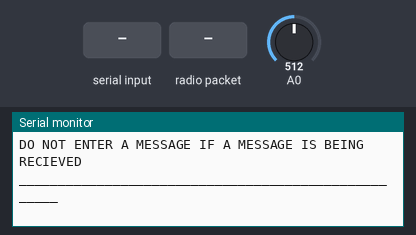
A sketch run on a simulated Arduino Mega 2560, built with avr-gcc and run on an emulated ATmega2560. Parts: the last lines printed to the serial monitor. The inputs (shaded band) are chosen by the test bench; at power-on: A0 = 512. Random numbers use the default seed unless the sketch sets one; no radio packets arrive unless stated.

Above: at 1.4 s.
1.5 s: "1" received over Serial
At 3.5 s:
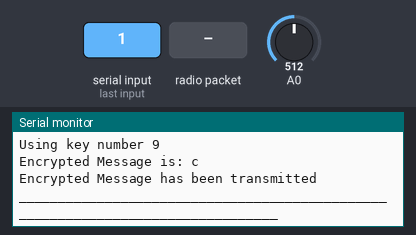
4.1 s: radio packet "1" arrives
At 4.21 s:
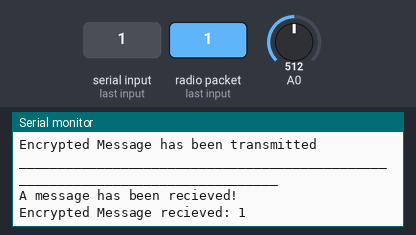
5.7 s: radio packet "0" arrives
At 6.5 s:
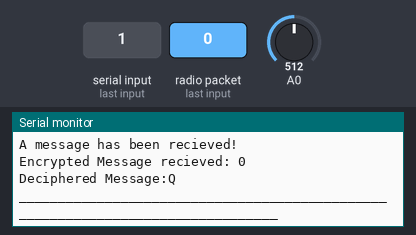
7.3 s: "0" received over Serial
At 9.1 s:
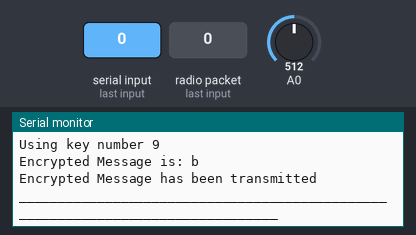
9.9 s: radio packet "2" arrives
At 10.9 s:
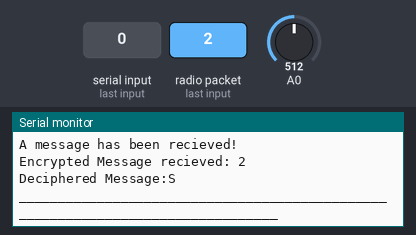
11.5 s: "2" received over Serial
At 13.5 s:
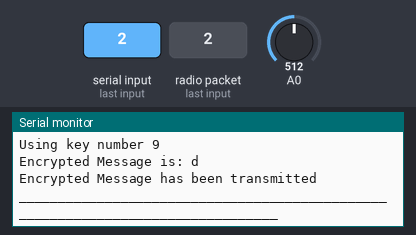

The sketch:

RADIO_CIPHER_0.ino
```cpp
#include "Arduino.h"
#include <SPI.h>
#include <RF24.h>

RF24 radio(48, 49); //radio object created, with CE => 48 and CSN => 49

byte addresses[][6] = {"1Node", "2Node"};

const String keys[] = {
  "TTZUZRZJHP",
  "SUENIFKGAT",
  "CEXGWKMCVQ",
  "SIACAKRFM",
  "CSMKSWSNLH",
  "IPIJWROJBB",
  "SZSGAMYJGJ",
  "BIHLBNUIJS",
  "UTFGSQAISS",
  "SSPXJXURJV",
  "XPDRYPOFAC",
  "DROIFANPZE",
  "DKTZXUQLAM",
  "UDHAWMAJTG",
  "HKTQMEPWXS",
  "IRUQAHZSBP",
  "ZHZAAGTMTN",
  "EHORTISSLQ",
  "NYZZQALWTP",
  "PEEGDJLQLQ",
  "UNQGHTXFSG",
  "NOBSTVFLAX",
  "GQJYEVUNCX",
  "UTJDNOCLSP",
  "XQNGBDOBEN",
  "FURHLIZSIN",
  "AAAPEIGRHI",
  "QWQFCCVFPV",
  "KZEFJHUJWB",
  "NDJNLHURJO"
};


char readyToSend[32] = {'\0'}; //global array, which is to be transmitted via RF24
char recieved[32] = {'\0'}; // global array, which is to be recieved via RF24
int keyRecieved = 0; //global key number, which is to be embedded as the last char recieved[]


String loadInput() { //this functions takes the input string and checks it's validity
  bool errorFlag = false;
  String(inputStr);
  do {
    errorFlag = false;

    while (Serial.available () == 0) {}
    inputStr = Serial.readString();

    inputStr.remove((inputStr.length() - 2), 2);
    int inputLength = inputStr.length();

    if (inputLength > 30) {
      Serial.println("Input longer than 30 chars.");
      errorFlag = true;
    }

  } while (errorFlag);

  return inputStr;
}
String cipherText(String str, const String key) //this function encrypts the message, and returns the encrypted version
{
  String cipher_text;
  for (int i = 0; i < str.length(); i++)
  {
    if (isWhitespace(str[i])) {
      cipher_text += ' ';

    }
    else {
      char x = ((int)(str[i] - 33) + (int)(key[i % key.length()] - 33)) % 94;

      x += 33;
      cipher_text += x;
    }
  }
  return cipher_text;
}

String originalText( String cipher_text, const String key) //this function decrypts the message, and returns the decrypted version
{
  String orig_text;

  for (int i = 0 ; i < cipher_text.length(); i++)
  {
    if (isWhitespace(cipher_text[i])) {
      orig_text += ' ';

    }
    else {
      // converting in range 0-94

      char x = ((cipher_text[i] - 33) - (key[i % key.length()] - 33) + 94) % 94;

      // convert into (ASCII)
      x += 33;
      orig_text += x;
    }
  }
  return orig_text;
}

void prepForTransmit(String input, int keyNumber) { //this function makes pads the string upto 31 with '0', then embeds key


  input.toCharArray(readyToSend, 32);
  int zeroesStart = input.length();


  char keyNumberAsChar = (char)(keyNumber + 65);

  readyToSend[30] = keyNumberAsChar;

  return;
}


String PrepForDecode() { ////this function makes extracts key, then removes padding
  keyRecieved = (recieved[30] - 65);

  String toEdit = String(recieved);
  toEdit.remove(30, 1);

  if (toEdit.indexOf('\0') != 31) {
    toEdit.remove(toEdit.indexOf('\0'), (30 - toEdit.indexOf('\0')));
  }

  else {

  }
  return toEdit;

}

void Transmit() {
  randomSeed(analogRead(A0)); //SEED RANDOM FUNCTION
  delay(100);
  String(text) = loadInput(); //GET INPUT
  Serial.print("You entered: ");
  Serial.println(text); //PRINT INPUT      <--------------------------------------
  int keynumber = random(25);                                     //              |
  String encrypted_message = cipherText( text, keys[keynumber]);  //ENCRYPT THIs _|
  Serial.print("Using key number ");
  Serial.println(keynumber);

  prepForTransmit(encrypted_message, keynumber); // PADDING AND ADD KEYNUMBER
  Serial.print("Encrypted Message is: ");

  Serial.println(readyToSend);

  radio.stopListening();

  if (!radio.write( &readyToSend, sizeof(readyToSend) )) {
    Serial.println("No acknowledgement of transmission.");
  }

  Serial.println("Encrypted Message has been transmitted");

  radio.startListening();


  Serial.println("________________________________________________________________________________");

  return;

}


void Recieve() {
  Serial.println("A message has been recieved!");
  delay(100);

  uint8_t packSize = radio.getPayloadSize();
  radio.read(&recieved, packSize); // get packet

  Serial.print("Encrypted Message recieved: ");
  Serial.println(recieved);

  String toDecode = PrepForDecode(); // PREP RECIEVED STRING FOR DECODING (REMOVE PADDING, EXTRACT KEY)

  Serial.print("Deciphered Message:");
  Serial.println(originalText( toDecode , keys[keyRecieved])); // PRINT DECODED STRING


  Serial.println("________________________________________________________________________________");

  return;
}

void setup() {  // TEST CODE
  Serial.begin(9600);


  radio.begin(); // Initiate the radio object

  radio.setPALevel(RF24_PA_MIN); // Set the transmit power to lowest available to prevent power supply related issues

  radio.setDataRate(RF24_2MBPS); // Set the speed of the transmission to the quickest available

  radio.setChannel(124); // Use a channel unlikely to be used by Wifi, Microwave ovens etc

  // Open a writing and reading pipe on each radio, with opposite addresses
  radio.openWritingPipe(addresses[1]);
  radio.openReadingPipe(1, addresses[0]);

  Serial.println("To transmit a coded message, simply enter your message. Maximum length is 30 chars");
  Serial.println("If you recieve a message, you will be prompted immediately.");
  Serial.println("\nDO NOT ENTER A MESSAGE IF A MESSAGE IS BEING RECIEVED\n____________________________________________________");

}
void loop() { //main program

  while (!(radio.available()) && !(Serial.available())) {}
  if (radio.available()) {
    Recieve();
  }
  else if (Serial.available()) {
    Transmit();
  }
}
```

Measured:
- after the input at 1.5 s, the serial monitor: prints a new line after 1.1 s (image 1)
- after the input at 4.1 s, the serial monitor: prints a new line at once (image 2)
- after the input at 5.7 s, the serial monitor: prints a new line after 0.10 s (image 3)
- after the input at 7.3 s, the serial monitor: prints a new line after 1.1 s (image 4)
- after the input at 9.9 s, the serial monitor: prints a new line at once (image 5)
- after the input at 11.5 s, the serial monitor: prints a new line after 1.1 s (image 6)
